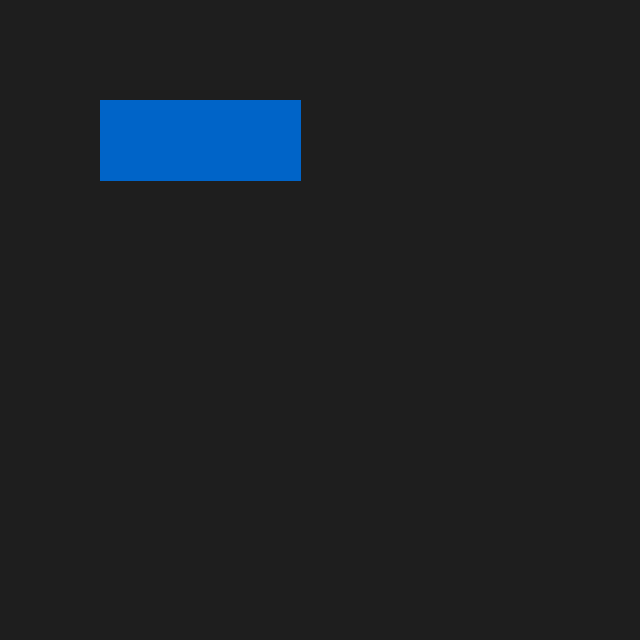
#> input picture dataset_ui/images/val/sample_0.png, 640 x 640 px; its folder holds only this picture in this run
$ python preview_labels.py dataset_ui/images/val
#> lines starting #> are read from the running program, lines starting #| are printed output that depends on the picture
"""Podgląd etykiet YOLO naniesionych na zrzuty (do ręcznej kontroli zbioru).

Użycie:
    python preview_labels.py dataset_real            # zbiór z collect_real.py
    python preview_labels.py dataset --split train   # dowolny zbiór YOLO

Wynik:
    <root>/preview/<nazwa>.png   każdy zrzut z ramkami
    <root>/preview_sheet.png     plansza ze wszystkimi podglądami (miniatury)
Ramki z <root>/suggested_bugs/ (podpowiedzi z reguł DOM) są rysowane cienko i opisane znakiem '?'.
"""

import argparse
from pathlib import Path

from PIL import Image, ImageDraw

NAMES = ["button", "link", "input", "checkbox", "select", "ui_modal",
         "bug_clipping", "bug_text_overflow", "bug_overlap"]
COLORS = ["#00aa00", "#0066ff", "#aa00ff", "#ff9900", "#00cccc",
          "#ff00aa", "#ff0000", "#ee00ee", "#d4c800"]


def draw(im: Image.Image, label_file: Path, width: int, suffix: str = "") -> None:
    if not label_file.exists():
        return
    W, H = im.size
    d = ImageDraw.Draw(im)
    for line in label_file.read_text().splitlines():
        parts = line.split()
        if len(parts) != 5:
            continue
        c = int(parts[0])
        x, y, w, h = (float(v) for v in parts[1:])
        x, y, w, h = x * W, y * H, w * W, h * H
        col = COLORS[c % len(COLORS)]
        d.rectangle([x - w / 2, y - h / 2, x + w / 2, y + h / 2], outline=col, width=width)
        d.text((x - w / 2 + 3, y - h / 2 + 2), NAMES[c] + suffix, fill=col)


def main() -> None:
    ap = argparse.ArgumentParser()
    ap.add_argument("root", type=Path)
    ap.add_argument("--split", default="val")
    args = ap.parse_args()

    img_dir = args.root / "images" / args.split
    lbl_dir = args.root / "labels" / args.split
    sug_dir = args.root / "suggested_bugs"
    out_dir = args.root / "preview"
    out_dir.mkdir(exist_ok=True)

    thumbs = []
    for img_path in sorted(img_dir.glob("*.png")):
        im = Image.open(img_path).convert("RGB")
#> im is the input picture: PIL image 640x640 RGB; mean R, G, B 28.8, 32.8, 36.8
        draw(im, lbl_dir / f"{img_path.stem}.txt", 3)
        draw(im, sug_dir / f"{img_path.stem}.txt", 1, "?")
        im.save(out_dir / img_path.name)
        t = im.copy()
        t.thumbnail((640, 400))
        d = ImageDraw.Draw(t)
        d.rectangle([0, 0, t.width, 14], fill="#000000")
        d.text((3, 1), img_path.stem, fill="#ffffff")
        thumbs.append(t)

    if not thumbs:
        print("Brak obrazów w", img_dir)
        return
    cols = 3
    rows = (len(thumbs) + cols - 1) // cols
#> rows = 1
    sheet = Image.new("RGB", (cols * 640, rows * 400), "#222222")
#> sheet: PIL image 1920x400 RGB; every value is 34
    for i, t in enumerate(thumbs):
        sheet.paste(t, ((i % cols) * 640, (i // cols) * 400))
#> this loop made 1 pass
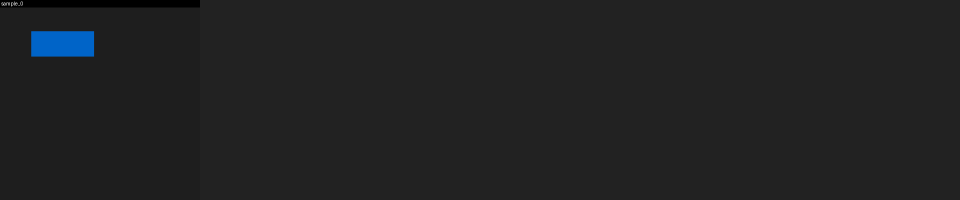
#> sheet: PIL image 1920x400 RGB (shown at 1/2 size); mean R, G, B 32.7, 33.5, 34.4
    sheet.save(args.root / "preview_sheet.png")
    print(f"Podglądów: {len(thumbs)} -> {out_dir}")
#| Podglądów: 1 -> dataset_ui/images/val/preview
    print("Plansza:", args.root / "preview_sheet.png")


if __name__ == "__main__":
    main()
